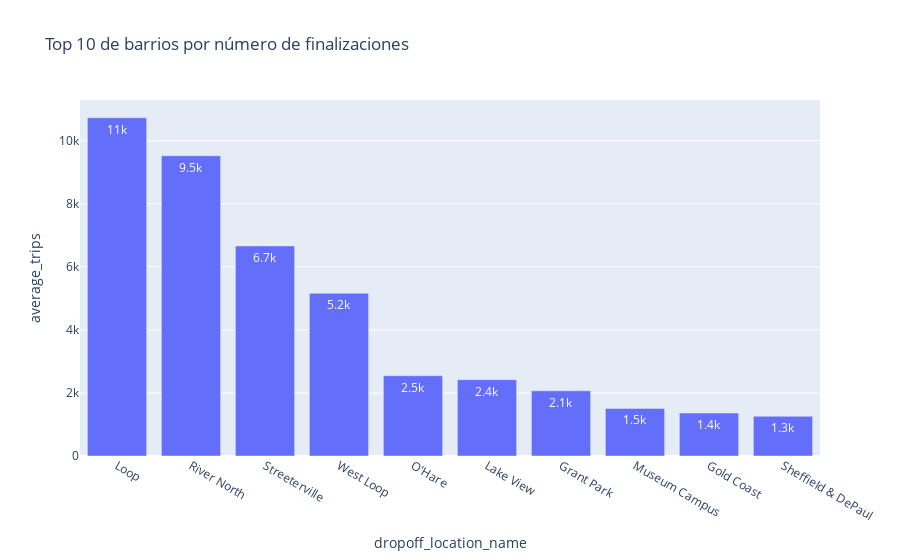

Here is the notebook cell this chart was saved with:
### Markdown cell above
Como se puede observar, la compañía **Flash Cab** fue la que más viajes realizó (19,558), seguida de **Taxi Affiliation Services** (11,422) y **Medallion **Leasin** (11,422).

Si se revisa de manera estadística esta información, se puede observar que existen 64 compañías de taxis, que la media es de 2,145 viajes, mientras que la mediana es de 178, con una desviación estándar de 3,812 viajes realizados, esta diferencia entre media y mediana da luz sobre la gran dispersión de los datos de este dataset.

### Code cell
dropoff_top_ten = dropoff.query('average_trips > 1250')
fig = px.bar(dropoff_top_ten, y='average_trips', x='dropoff_location_name', text_auto='.2s', 
             title="Top 10 de barrios por número de finalizaciones")
fig.show()

### Figure 1 — Plotly figure (JSON) as saved in the notebook; plotly's stock layout.template omitted (floating-point values rounded to 4 significant figures)
{"data": [{"alignmentgroup": "True", "hovertemplate": "dropoff_location_name=%{x}<br>average_trips=%{y}<extra></extra>", "legendgroup": "", "marker": {"color": "#636efa", "pattern": {"shape": ""}}, "name": "", "offsetgroup": "", "orientation": "v", "showlegend": false, "textposition": "auto", "texttemplate": "%{y:.2s}", "type": "bar", "x": ["Loop", "River North", "Streeterville", "West Loop", "O'Hare", "Lake View", "Grant Park", "Museum Campus", "Gold Coast", "Sheffield & DePaul"], "xaxis": "x", "y": [10727, 9523, 6664, 5163, 2546, 2420, 2068, 1510, 1364, 1259], "yaxis": "y"}], "layout": {"barmode": "relative", "legend": {"tracegroupgap": 0}, "title": {"text": "Top 10 de barrios por número de finalizaciones"}, "xaxis": {"anchor": "y", "domain": [0, 1], "title": {"text": "dropoff_location_name"}}, "yaxis": {"anchor": "x", "domain": [0, 1], "title": {"text": "average_trips"}}}}
